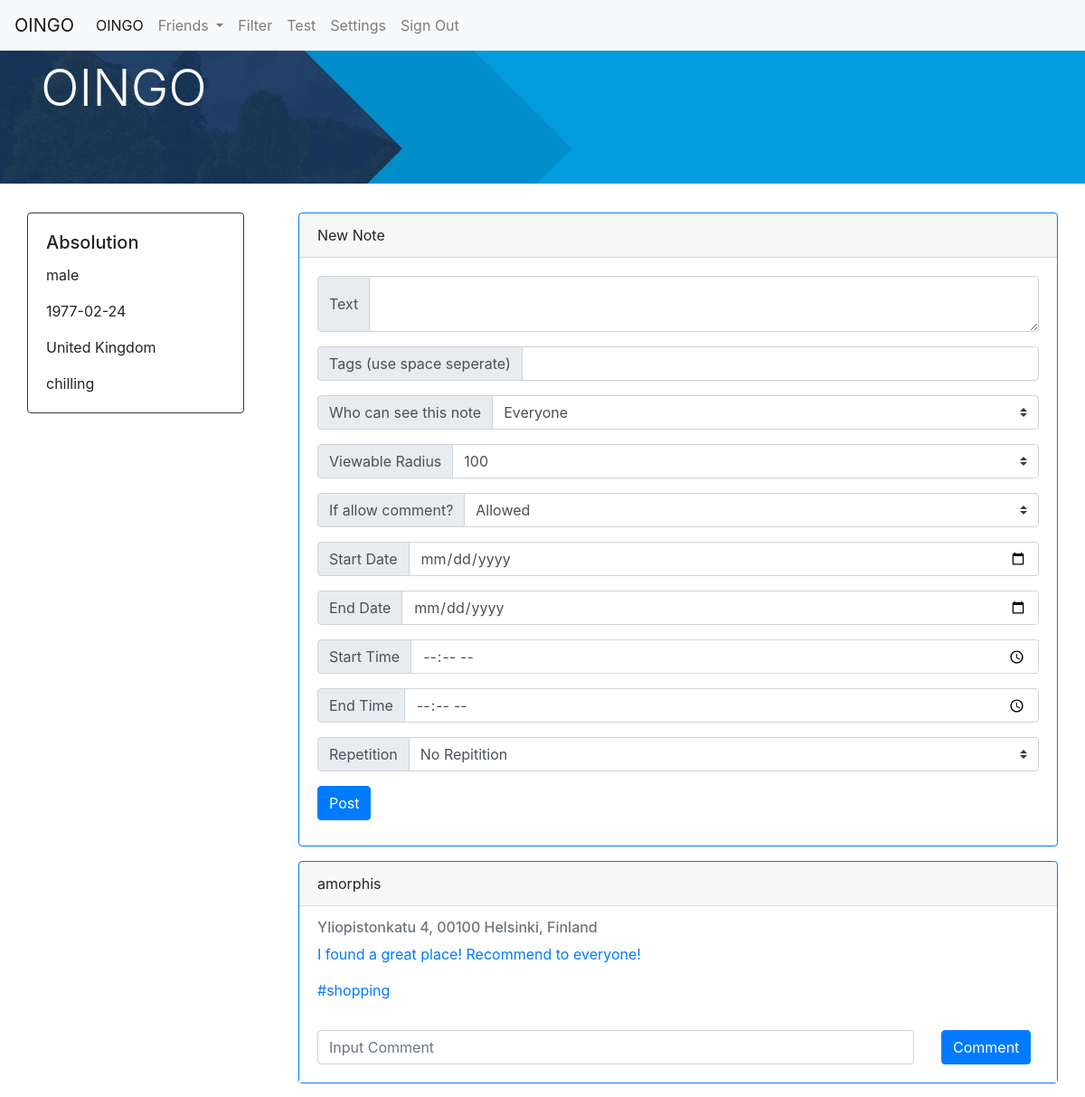
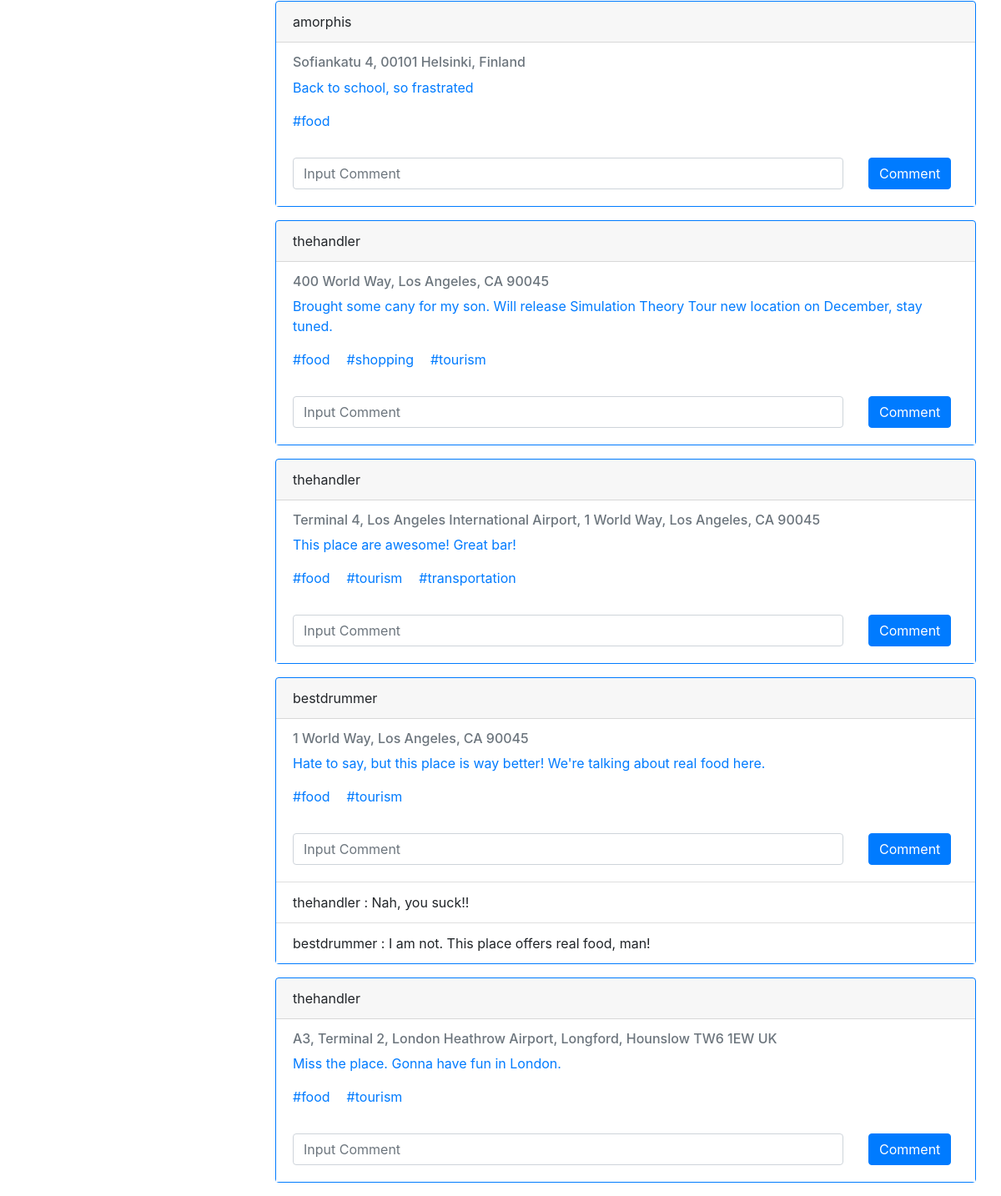
The page /index.php (signed in) on the database its author committed (2 pictures, top to bottom).
### tables this page shows
CREATE TABLE `user` (
  `userID` int(11) NOT NULL,
  `email` varchar(45) NOT NULL,
  `userName` varchar(45) NOT NULL,
  `password` varchar(45) NOT NULL,
  `gender` varchar(45) DEFAULT NULL,
  `birthDate` date DEFAULT NULL,
  `region` varchar(45) DEFAULT NULL
);

CREATE TABLE `state` (
  `userID` int(11) NOT NULL,
  `state` varchar(45) NOT NULL
);

CREATE TABLE `note` (
  `noteID` int(11) NOT NULL,
  `userID` int(11) NOT NULL,
  `noteText` text NOT NULL,
  `noteTime` datetime NOT NULL,
  `radius` int(11) NOT NULL,
  `nRestrict` varchar(45) NOT NULL,
  `nsID` int(11) NOT NULL,
  `nLatitude` decimal(10,7) NOT NULL,
  `nLongitude` decimal(10,7) NOT NULL,
  `placeName` varchar(45) NOT NULL,
  `nAddress` text NOT NULL,
  `ifComment` int(11) NOT NULL
);

CREATE TABLE `tag` (
  `noteID` int(11) NOT NULL,
  `tag` varchar(45) NOT NULL
);

CREATE TABLE `comment` (
  `cID` int(11) NOT NULL,
  `userID` int(11) NOT NULL,
  `noteID` int(11) NOT NULL,
  `cText` varchar(45) NOT NULL
);

### functions.php (called while the page is built, shortened)
<?php
    $server="localhost";
    $db_username="root";
    $db_password="";
    $db_name="proj1";
		$con=mysqli_connect($server, $db_username, $db_password, $db_name);
function userdata($getemail)
{
	global $con;
	$stmt = $con->prepare('select * from user where email= ?');
	$stmt->bind_param('s', $getemail);
	$stmt->execute();
	$result = $stmt->get_result();
	while ($row = $result->fetch_assoc()) {
    $user=$row;
    return $user;
	};
}
function statedata($userid)
{
	global $con;
	$sql="select * from state where userID='$userid'";
	$result=mysqli_query($con, $sql);
	$state=mysqli_fetch_array($result);
	return $state;
}
?>

### index.php (the view, shortened to what this page needs)
<?php
require_once("functions.php");
$server="localhost";
$db_username="root";
$db_password="";
$db_name="proj1";
	$con=mysqli_connect($server, $db_username, $db_password, $db_name);
if(!isset($_SESSION['userid']))
{
	echo"<script type='text/javascript'>;location='login.html';</script>";
}
else
{
	$userid=$_SESSION['userid'];
	$email=$_SESSION['email'];
	$user=userdata($email);
	$state=statedata($userid);
	$sql="select * from note";
	$result=mysqli_query($con, $sql);
	$row=mysqli_num_rows($result);
}
?>
<!DOCTYPE html>
<html>
	<head>
		<link rel="stylesheet" type="text/css" href="css/bootstrap.css">
	</head>
	<body>
		<nav class="navbar navbar-expand-lg navbar-light bg-light fixed-top">
			<a class="navbar-brand" href="index.php">OINGO</a>
			<div class="collapse navbar-collapse" id="navbarNav">
				<ul class="navbar-nav">
					<li class="nav-item active">
						<a class="nav-link" href="index.php">OINGO<span class="sr-only">(current)</span></a>
					</li>
					<li class="nav-item dropdown">
						<a class="nav-link dropdown-toggle" href="#" id="navbarDropdownMenuLink" role="button" data-toggle="dropdown" aria-haspopup="true" aria-expanded="false">
							Friends
						</a>
					</li>
					<li class="nav-item">
						<a class="nav-link" href="filter.php">Filter</a>
					</li>
					<li class="nav-item">
						<a class="nav-link" href="test.php">Test</a>
					</li>
					<li class="nav-item">
						<a class="nav-link" href="setting.php">Settings</a>
					</li>
					<li class="nav-item">
						<a class="nav-link" href="logout.php">Sign Out</a>
					</li>
				</ul>
			</div>
		</nav>
		<div class="jumbotron jumbotron-fluid">
			<div class="container">
				<span class="text-light"><h1 class="display-4">OINGO</h1></span>
			</div>
		</div>
		<div class="container-fluid">
			<div class="row">
				<div class="col-sm-12 col-md-3 col-12">
					<div class="container">
						<div class="card border-dark">
							<div class="card-body">
								<?php
								echo "<h5 class='card-title'>".$user['userName']."</h5>";
								echo "<p class='card-text'>".$user['gender']."</p>";
								echo "<p class='card-text'>".$user['birthDate']."</p>";
								echo "<p class='card-text'>".$user['region']."</p>";
								echo "<p class='card-text'>".$state['state']."</p>";
								?>
							</div>
						</div>
					</div>
				</div>
				<div class="col-sm-12 col-md-9 col-12">
					<div class="container">
						<div class="card mb-3 border-primary">
							<div class="card-header">
								New Note
							</div>
							<div class="card-body">
								<form name="note" action="post.php" method="post">
									<div class="input-group mb-3">
										<div class="input-group-prepend">
											<span class="input-group-text">Text</span>
										</div>
										<textarea class="form-control" name="text" aria-label="With textarea" id="notetext"></textarea>
									</div>
									<div class="input-group mb-3">
										<div class="input-group-prepend">
											<span class="input-group-text" id="basic-addon">Tags (use space seperate)</span>
										</div>
										<input type="text" class="form-control" name="tag" id="tag" aria-describedby="basic-addon3">
									</div>
									<div class="input-group mb-3">
										<div class="input-group-prepend">
											<label class="input-group-text" for="restrict">Who can see this note</label>
										</div>
										<select name="restrict" class="custom-select" id="restrict">
											<option selected value="all">Everyone</option>
										</select>
									</div>
									<div class="input-group mb-3">
										<div class="input-group-prepend">
											<label class="input-group-text" for="radius">Viewable Radius</label>
										</div>
										<select name="radius" class="custom-select" id="radius">
											<option selected value="100">100</option>
										</select>
									</div>
									<div class="input-group mb-3">
										<div class="input-group-prepend">
											<label class="input-group-text" for="ifcomment">If allow comment?</label>
										</div>
										<select name="ifcomment" class="custom-select" id="ifcomment">
											<option selected value="1">Allowed</option>
										</select>
									</div>
									<div class="input-group mb-3">
										<div class="input-group-prepend">
											<label class="input-group-text" for="startdate">Start Date</label>
										</div>
										<input type="date" class="form-control" id="startdate" name="startdate" aria-describedby="basic-addon">
									</div>
									<div class="input-group mb-3">
										<div class="input-group-prepend">
											<label class="input-group-text" for="enddate">End Date</label>
										</div>
										<input type="date" class="form-control" id="enddate" name="enddate" aria-describedby="basic-addon">
									</div>
									<div class="input-group mb-3">
										<div class="input-group-prepend">
											<label class="input-group-text" for="starttime">Start Time</label>
										</div>
										<input type="time" class="form-control" id="starttime" name="starttime" aria-describedby="basic-addon">
									</div>
									<div class="input-group mb-3">
										<div class="input-group-prepend">
											<label class="input-group-text" for="starttime">End Time</label>
										</div>
										<input type="time" class="form-control" id="endtime" name="endtime" aria-describedby="basic-addon">
									</div>
									<div class="input-group mb-3">
										<div class="input-group-prepend">
											<label class="input-group-text" for="repetition">Repetition</label>
										</div>
										<select name="repetition" class="custom-select" id="repetiton">
											<option selected value="no">No Repitition</option>
										</select>
									</div>
									<button type="submit" name="submit" value="submit" class="btn btn-primary mb-2">Post</button>
								</form>
							</div>
						</div>
						<?php
						for($i=0;$i<$row;$i++)
						{
							$note=mysqli_fetch_array($result);
							$sql1="select userName from user where userID=".$note['userID'];
							$result1=mysqli_query($con, $sql1);
							$sql2="select tag from tag where noteID=".$note['noteID'];
							$result2=mysqli_query($con, $sql2);
							$username=mysqli_fetch_array($result1);
							$tagrow=mysqli_num_rows($result2);
						    echo "<div class='card mb-3 border-primary'>";
							echo "<div class='card-header'>";
								echo $username['userName'];
							echo "</div>";
							echo "<div class='card-body'>";
								echo "<h6 class='card-subtitle mb-2 text-muted'>".$note['nAddress']."</h6>";
								echo "<p class='card-text text-primary'>".$note['noteText']."</p>";
								for($j=0;$j<$tagrow;$j++)
								{
									$tag=mysqli_fetch_array($result2);
									echo "<a href='#' class='card-link'>".$tag['tag']."</a>";
								}
							echo "</div>";
							$sql3="select * from comment where noteID=".$note['noteID'];
						    $result3=mysqli_query($con, $sql3);
							$commentrow=mysqli_num_rows($result3);
							echo "<div>";
								echo "<ul class='list-group list-group-flush'>";
								echo "<li class='list-group-item'>";
									echo "<form name='comment' action='comment.php' method='post'>";
										echo "<div class='row'>";
											echo "<div class='col-10'>";
												echo "<input type='text' name='text' class='form-control' placeholder='Input Comment'>";
											echo "</div>";
											echo "<div class='col-2'>";
												echo "<button type='submit' name='submit' value='submit' class='btn btn-primary mb-2'>Comment</button>";
											echo "</div>";
										echo "</div>";
									echo "</form>";
								echo "</li>";
								for($n=0;$n<$commentrow;$n++)
								{
									$comment=mysqli_fetch_array($result3);
									$sql4="select userName from user where userID=".$comment['userID'];
									$result4=mysqli_query($con, $sql4);
									$name=mysqli_fetch_array($result4);
									echo "<li class='list-group-item'>".$name['userName']." : ".$comment['cText']."</li>";
								}
									echo "</ul>";
								echo "</div>";
							echo "</div>";
						}
						?>
					</div>
				</div>
			</div>
		</div>
	</body>
</html>

### index.php (style rules this page uses)
.jumbotron { background-image: url("img/primary-search-bg.jpg"); background-size: cover; }

### rows shown on the page
user: userName "Absolution", gender "male", birthDate "1977-02-24", region "United Kingdom"
state: state "chilling"
note: userID.userName "amorphis", nAddress "Yliopistonkatu 4, 00100 Helsinki, Finland", noteText "I found a great place! Recommend to everyone!"
tag: tag "#shopping"
note: userID.userName "amorphis", nAddress "Sofiankatu 4, 00101 Helsinki, Finland", noteText "Back to school, so frastrated"
tag: tag "#food"
note: userID.userName "thehandler", nAddress "400 World Way, Los Angeles, CA 90045", noteText "Brought some cany for my son. Will release Simulation Theory Tour new location on December, stay tuned."
tag: tag "#food"
tag: tag "#shopping"
tag: tag "#tourism"
note: userID.userName "thehandler", nAddress "Terminal 4, Los Angeles International Airport, 1 World Way, Los Angeles, CA 90045", noteText "This place are awesome! Great bar!"
tag: tag "#food"
tag: tag "#tourism"
tag: tag "#transportation"
note: userID.userName "bestdrummer", nAddress "1 World Way, Los Angeles, CA 90045", noteText "Hate to say, but this place is way better! We're talking about real food here."
tag: tag "#food"
tag: tag "#tourism"
user: userName "thehandler", comment.cText "Nah, you suck!!"
user: userName "bestdrummer", comment.cText "I am not. This place offers real food, man!"
note: userID.userName "thehandler", nAddress "A3, Terminal 2, London Heathrow Airport, Longford, Hounslow TW6 1EW UK", noteText "Miss the place. Gonna have fun in London."
tag: tag "#food"
tag: tag "#tourism"
